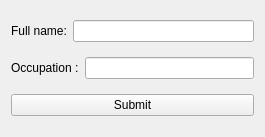
<?xml version="1.0" encoding="UTF-8"?>
<ui version="4.0">
 <author>ZoMbiE</author>
 <class>Gui</class>
 <widget class="QWidget" name="Gui">
  <property name="geometry">
   <rect>
    <x>0</x>
    <y>0</y>
    <width>265</width>
    <height>137</height>
   </rect>
  </property>
  <property name="windowTitle">
   <string>QT Designer QWidget</string>
  </property>
  <layout class="QVBoxLayout" name="verticalLayout">
   <item>
    <layout class="QHBoxLayout" name="horizontalLayout">
     <item>
      <widget class="QLabel" name="label">
       <property name="text">
        <string>Full name:</string>
       </property>
      </widget>
     </item>
     <item>
      <widget class="QLineEdit" name="le_name"/>
     </item>
    </layout>
   </item>
   <item>
    <layout class="QHBoxLayout" name="horizontalLayout_2">
     <item>
      <widget class="QLabel" name="label_2">
       <property name="text">
        <string>Occupation :</string>
       </property>
      </widget>
     </item>
     <item>
      <widget class="QLineEdit" name="le_occ"/>
     </item>
    </layout>
   </item>
   <item>
    <widget class="QPushButton" name="pb_submit">
     <property name="text">
      <string>Submit</string>
     </property>
    </widget>
   </item>
  </layout>
 </widget>
 <resources/>
 <connections/>
 <designerdata>
  <property name="gridDeltaX">
   <number>10</number>
  </property>
  <property name="gridDeltaY">
   <number>10</number>
  </property>
  <property name="gridSnapX">
   <bool>true</bool>
  </property>
  <property name="gridSnapY">
   <bool>true</bool>
  </property>
  <property name="gridVisible">
   <bool>true</bool>
  </property>
 </designerdata>
</ui>
